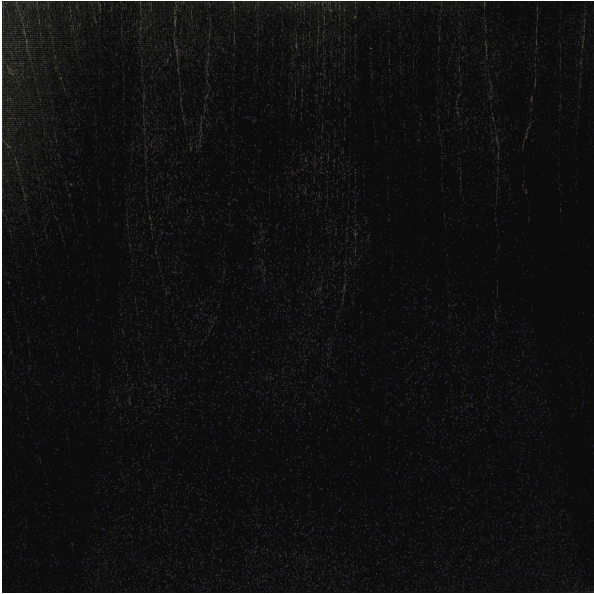
//> input picture computervision/CVL_Assignment01/dark_photo.jpg, 594 x 594 px
$ ./Imagebrightener dark_photo.jpg   (built with g++ and OpenCV 4)
//> lines starting //> are read from the running program, lines starting //| are printed output that depends on the picture
//> further down, image is the input picture: 594 rows x 594 cols, CV_8UC3; mean B, G, R 18, 17.9, 17.9
#include <opencv2/opencv.hpp>
#include <iostream>
#include <string>

cv::Mat gammaCorrection(const cv::Mat& input, double gamma)
{
//> called with gamma = 2
    cv::Mat lut(1, 256, CV_8U);
    uchar* lut_ptr = lut.ptr();
    for (int i = 0; i < 256; i++)
        lut_ptr[i] = cv::saturate_cast<uchar>(255.0 * std::pow(i / 255.0, 1.0 / gamma));
    cv::Mat output;
    cv::LUT(input, lut, output);
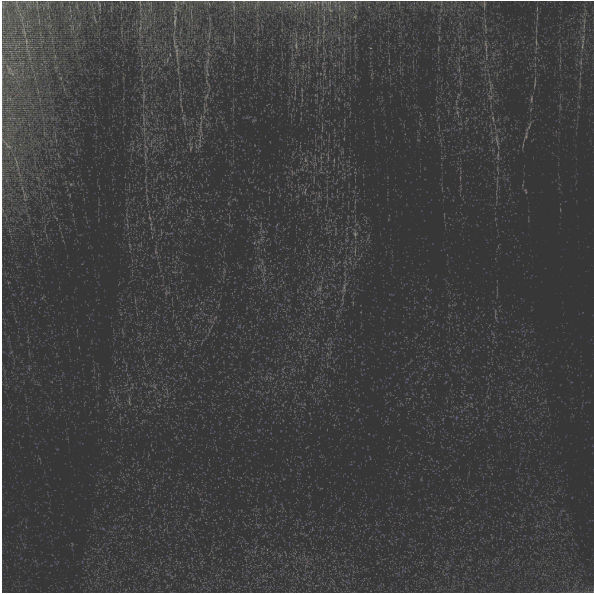
//> output: 594 rows x 594 cols, CV_8UC3; mean B, G, R 64.4, 64.2, 64.2
    return output;
}

cv::Mat histogramEqualize(const cv::Mat& input)
{
    cv::Mat hsv;
    cv::cvtColor(input, hsv, cv::COLOR_BGR2HSV);
//> hsv: 594 rows x 594 cols, CV_8UC3; mean H, S, V 14, 5.9, 18.3
    std::vector<cv::Mat> channels;
    cv::split(hsv, channels);
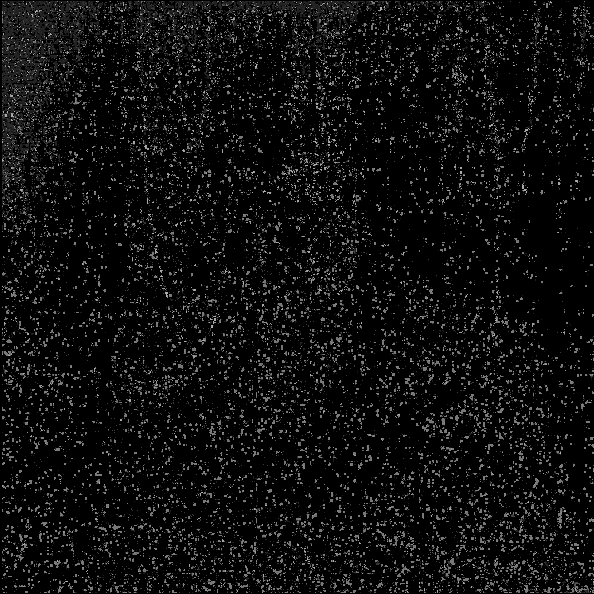
//> channels[0]: 594 rows x 594 cols, CV_8UC1; min 0, max 179, mean 14
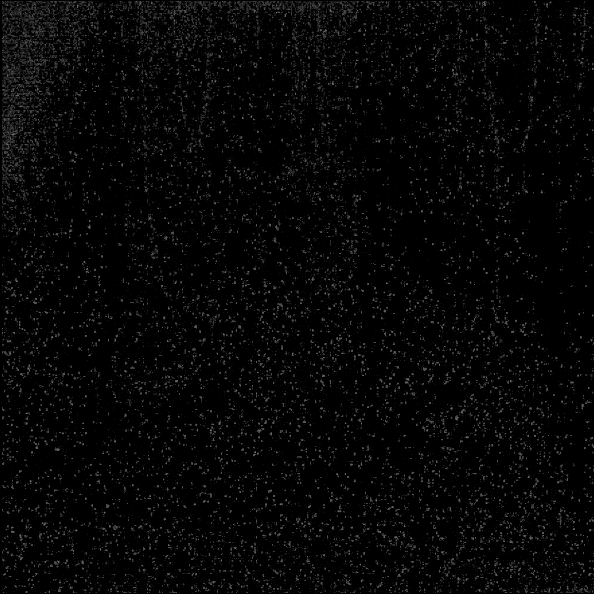
//> channels[1]: 594 rows x 594 cols, CV_8UC1; min 0, max 116, mean 5.9
    cv::equalizeHist(channels[2], channels[2]);
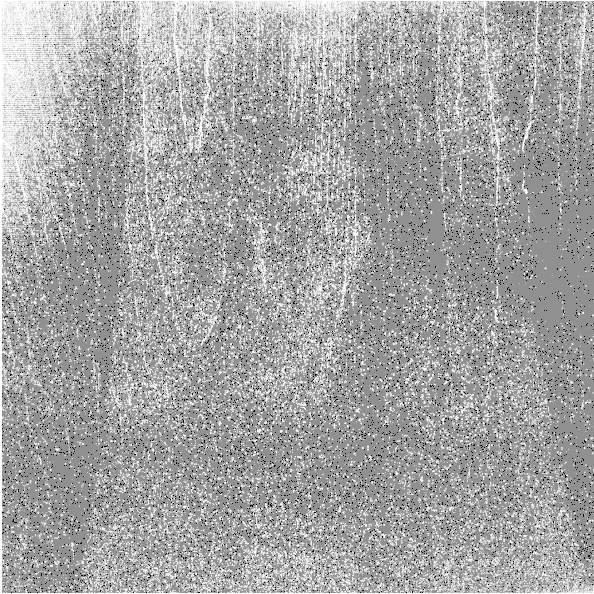
//> channels[2]: 594 rows x 594 cols, CV_8UC1; min 0, max 255, mean 163.8
    cv::merge(channels, hsv);
//> hsv: 594 rows x 594 cols, CV_8UC3; mean H, S, V 14, 5.9, 163.8
    cv::Mat output;
    cv::cvtColor(hsv, output, cv::COLOR_HSV2BGR);
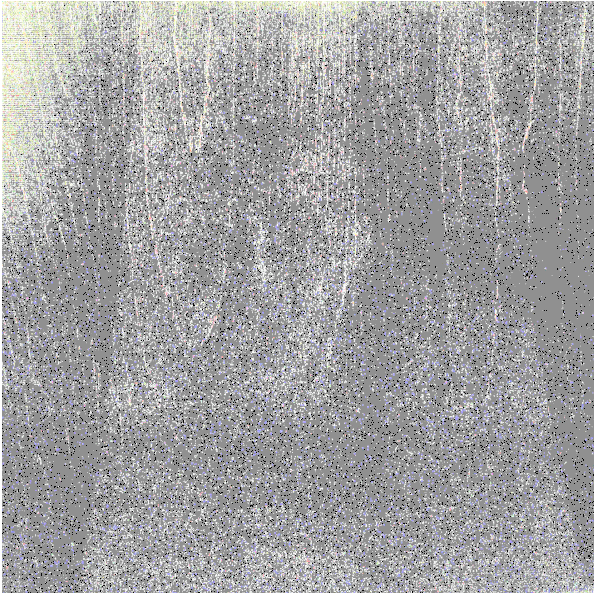
//> output: 594 rows x 594 cols, CV_8UC3; mean B, G, R 161.7, 160.7, 160.9
    return output;
}

int main(int argc, char* argv[])
{
    if (argc < 2) {
        std::cerr << "Usage: " << argv[0] << " <image_path> [gamma_value]\n";
        return 1;
    }

    std::string input_path = argv[1];
    double gamma = (argc >= 3) ? std::stod(argv[2]) : 2.0;

    cv::Mat image = cv::imread(input_path, cv::IMREAD_COLOR);
    if (image.empty()) {
        std::cerr << "Error: Could not load image from: " << input_path << "\n";
        return 1;
    }

    cv::Mat result_gamma  = gammaCorrection(image, gamma);
    cv::Mat result_histeq = histogramEqualize(image);

    size_t dot_pos = input_path.rfind('.');
    std::string base = input_path.substr(0, dot_pos);
    std::string ext  = input_path.substr(dot_pos);

    cv::imwrite(base + "_gamma"  + ext, result_gamma);
    cv::imwrite(base + "_histeq" + ext, result_histeq);

    cv::imshow("Original",            image);
    cv::imshow("Gamma Corrected",     result_gamma);
    cv::imshow("Histogram Equalized", result_histeq);
    cv::waitKey(0);
    cv::destroyAllWindows();

    return 0;
}
